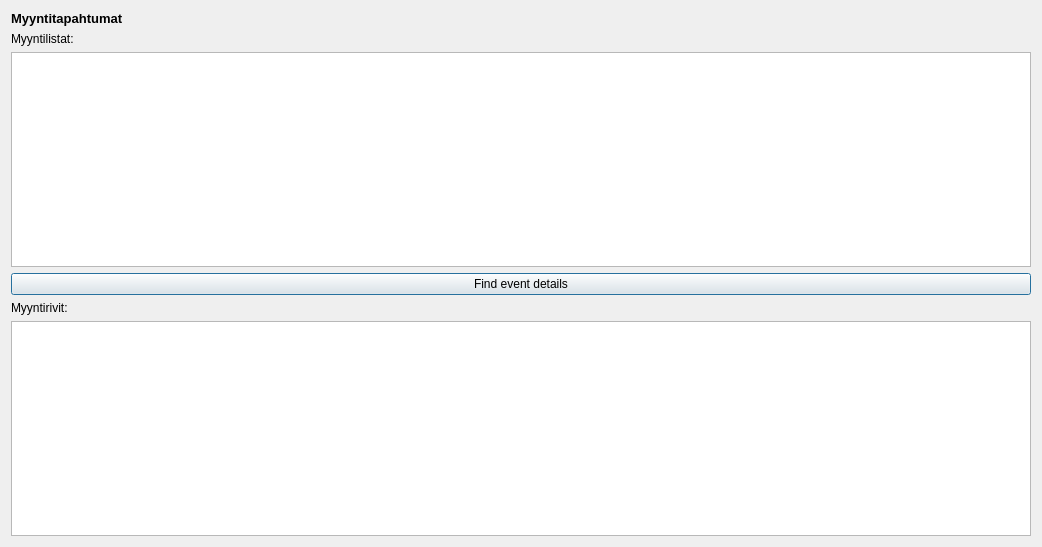
<?xml version="1.0" encoding="UTF-8"?>
<ui version="4.0">
 <class>sales_tracking</class>
 <widget class="QDialog" name="sales_tracking">
  <property name="geometry">
   <rect>
    <x>0</x>
    <y>0</y>
    <width>1042</width>
    <height>547</height>
   </rect>
  </property>
  <property name="windowTitle">
   <string>Dialog</string>
  </property>
  <layout class="QGridLayout" name="gridLayout">
   <item row="5" column="1">
    <widget class="QTableView" name="tableView_sales_event"/>
   </item>
   <item row="6" column="1">
    <widget class="QPushButton" name="pushButton">
     <property name="text">
      <string>Find event details</string>
     </property>
    </widget>
   </item>
   <item row="8" column="1">
    <widget class="QTableView" name="tableView_sales_row"/>
   </item>
   <item row="4" column="1">
    <widget class="QLabel" name="label_3">
     <property name="text">
      <string>Myyntilistat:</string>
     </property>
    </widget>
   </item>
   <item row="0" column="1">
    <widget class="QLabel" name="label_2">
     <property name="font">
      <font>
       <pointsize>10</pointsize>
       <weight>75</weight>
       <bold>true</bold>
      </font>
     </property>
     <property name="text">
      <string>Myyntitapahtumat</string>
     </property>
    </widget>
   </item>
   <item row="7" column="1">
    <widget class="QLabel" name="label">
     <property name="text">
      <string>Myyntirivit:</string>
     </property>
    </widget>
   </item>
  </layout>
 </widget>
 <resources/>
 <connections/>
</ui>
